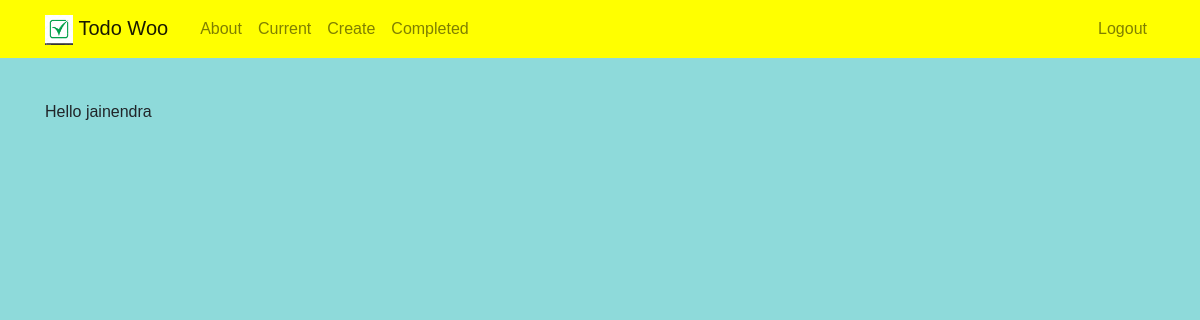
Page /completedtodos/ (signed in) on the earlier database version.
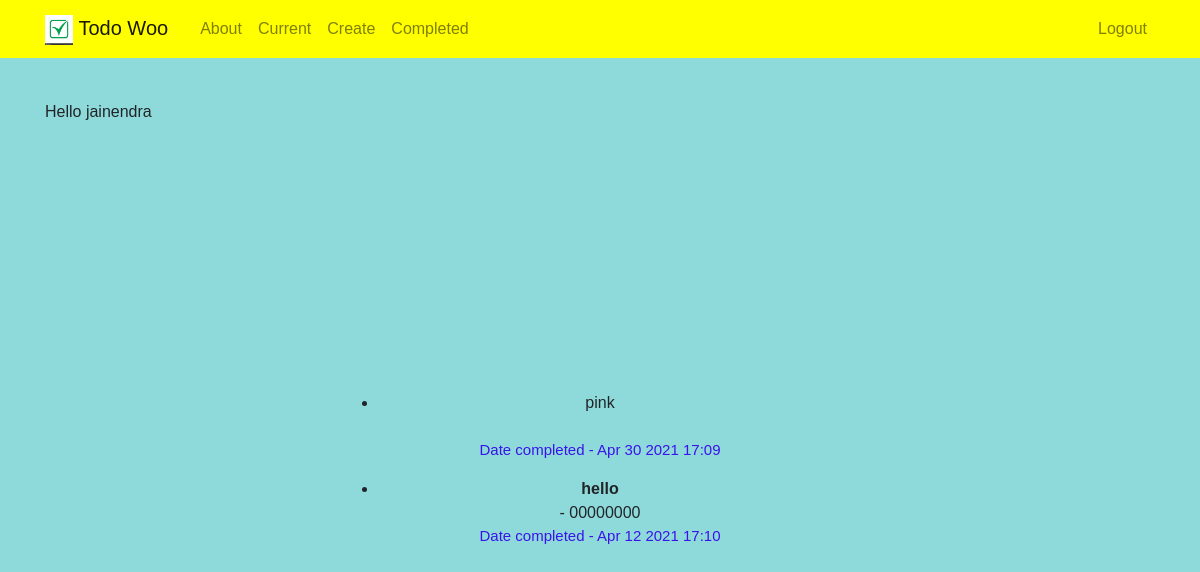
Same page on the later database version.
### todo/models.py (models this page shows, shortened)
class Todo(models.Model):
    title = models.CharField(max_length=100)
    memo = models.TextField(blank=True)
    important = models.BooleanField(default=False)
    created = models.DateTimeField(auto_now_add=True)
    datecompleted = models.DateTimeField(null=True,blank=True)
    user = models.ForeignKey(User,on_delete = models.CASCADE)

### todo/views.py (the view)
# urls.py: path('completedtodos/',views.completedtodos,name = 'completedtodos'),
@login_required
def completedtodos(request):
    todos = Todo.objects.filter(user=request.user,datecompleted__isnull = False).order_by('-datecompleted')          # select the todo list of user logged in.
    return render(request,'todo/completedtodos.html', {'todos':todos})

### todo/templates/todo/completedtodos.html (shortened to what this page needs)
{% extends 'todo/base.html' %}
{% block content %}
<div style="margin-top: 100px;">
        <div class="welcome-text">
            {% for  todo in todos %}
                <ul>
                        <li>{% if todo.important %}<b>{% endif %} {{ todo.title }}  {% if todo.important %} </b> {% endif %} </li>
                        {% if todo.important %} - {{ todo.memo }} {% endif %}
                        <br>
                        <p style="color:rgb(58, 18, 235);">Date completed   -   {{ todo.datecompleted|date:'M j Y H:i' }}</p>
                </ul>
            {% endfor %}
        </div>
</div>
{% endblock %}

### todo/templates/todo/base.html (shortened to what this page needs)
<!doctype html>
<html lang="en">
<head>
  {% load static %}
  <link rel="stylesheet" href="https://cdn.jsdelivr.net/npm/bootstrap@4.6.0/dist/css/bootstrap.min.css"
>
  <link rel="stylesheet" href="{% static 'todo/custom.css' %}">
</head>
<body>
  <div class="container mr-auto" ">
    <nav class=" navbar navbar-expand-md navbar-light bg-steel fixed-top" style="background-color: yellow;">
    <div class="container">
      <a class="navbar-brand mr-4" href="{% url 'home' %}"><img src="{% static 'todo/img.jpg' %}" height="30px"> Todo
        Woo</a>
      <div class="collapse navbar-collapse" id="navbarToggle">
        <div class="navbar-nav mr-auto">
          <a class="nav-item nav-link" href="{% url 'about' %}">About</a>
          {% if user.is_authenticated %}
          <a class="nav-item nav-link" href="{% url 'current' %}">Current</a>
          <a class="nav-item nav-link" href="{% url 'createtodo' %}">Create</a>
          <a class="nav-item nav-link" href="{% url 'completedtodos' %}">Completed</a>
          {% endif %}
        </div>
        <div class="navbar-nav">
          {% if user.is_authenticated %}
          <a class="nav-item nav-link" href="{% url 'logoutuser' %}">Logout</a>
          {% else %}
          <a class="nav-item nav-link" href="{% url 'loginuser' %}">Login</a>
          <a class="nav-item nav-link" href="{% url 'signupuser' %}">SignUp</a>
          {% endif %}
        </div>
      </div>
    </div>
    </nav>
  </div>
  <div class="container">
    <div style="margin-top: 100px;">
      {% if user.is_authenticated %}
      Hello {{ user.username}} <br>
      {% endif %}
    </div>
    {% block content %}
    {% endblock %}
  </div>
</body>
</html>

### todo/static/todo/custom.css (style rules this page uses)
body { background-color: rgb(142, 218, 218); }
* { margin: 0; padding: 0; }
body { font-family: 'Poppins', sans-serif; }
.welcome-text { position: relative; margin: 15% 30%; padding: 100px 0; text-align: center; background-position: center; }
.welcome-text p { text-align: center; color: #fff; text-transform: absolute; font-size: 15px; }

Differences in the rows shown:
now on this page (row edited): Todo: title "pink", datecompleted "Apr 30 2021 17:09"
now on this page (row edited): Todo: title "hello", memo "00000000", datecompleted "Apr 12 2021 17:10"
